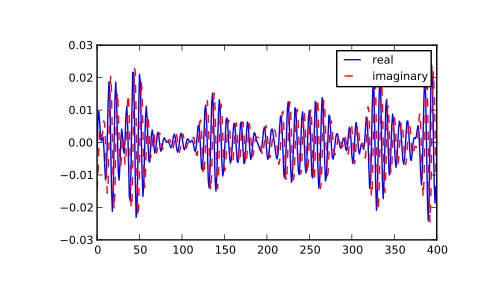

Here is the Python script that generated this plot:
np.fft.ifft([0, 4, 0, 0])
# array([ 1.+0.j,  0.+1.j, -1.+0.j,  0.-1.j])

# Create and plot a band-limited signal with random phases:

import matplotlib.pyplot as plt
t = np.arange(400)
n = np.zeros((400,), dtype=complex)
n[40:60] = np.exp(1j*np.random.uniform(0, 2*np.pi, (20,)))
s = np.fft.ifft(n)
plt.plot(t, s.real, 'b-', t, s.imag, 'r--')
# [<matplotlib.lines.Line2D object at 0x...>, <matplotlib.lines.Line2D object at 0x...>]
plt.legend(('real', 'imaginary'))
# <matplotlib.legend.Legend object at 0x...>
plt.show()
